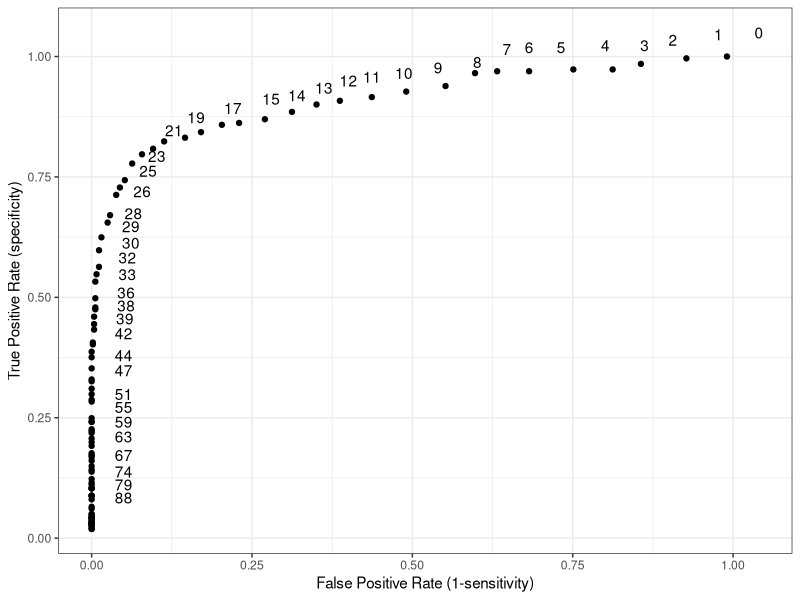
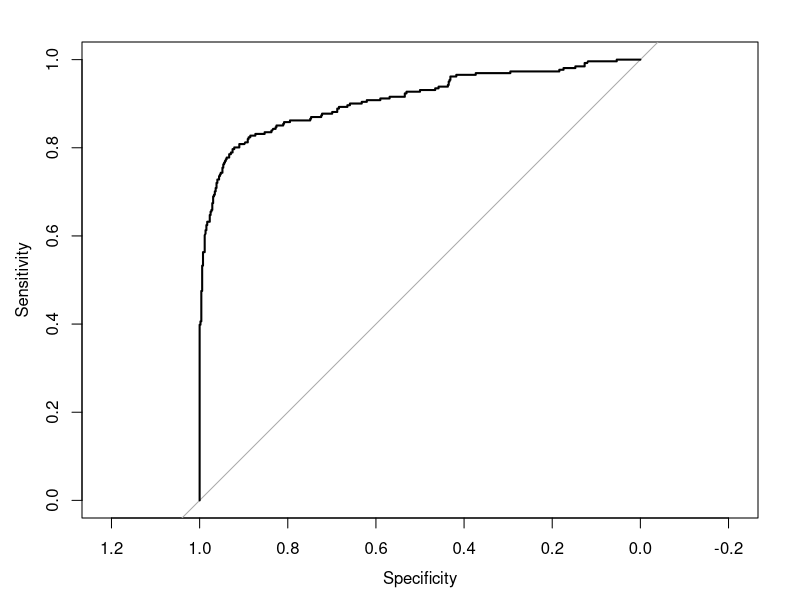

Write the R code that produced these figures, in order.
#set working directory to current location

#i#mport packages
require(ggplot2)
require(pROC)

##read in data

#done in a very messy way, because I didn't manually edit the excel doc and the formatting was weird
#read in dataframe to use column names
col_names<-read.csv("../Data/data.csv",header=FALSE)
# read in dataframe without the first four lines-just the data
data_raw<-read.csv("../Data/data.csv", skip =3)
#set colnames for dataset using col_names dataframe
colnames(data_raw)<-col_names[2,]
#replace 0 with NA
data_raw[data_raw == 0] <- NA
#remove empty cells
data_raw<-data_raw[1:800,1:5]

#data_mod is the dataset we're adding to
data_mod<-data_raw

#make son columns with helpful additions done to make the formulae less messy!
data_mod$sum_lefts<-data_mod$WL+data_mod$CL
data_mod$sum_rights<-data_mod$WR+data_mod$CR
data_mod$sum_warms<-data_mod$WL+data_mod$WR
data_mod$sum_cools<-data_mod$CL+data_mod$CR
data_mod$diff_warms<-data_mod$WR-data_mod$WL
data_mod$diff_cools<-data_mod$CR-data_mod$CL
data_mod$sum_all<-data_mod$CL+data_mod$CR+data_mod$WL+data_mod$WR
data_mod$WRandCL<-data_mod$WR+data_mod$CL
data_mod$WLandCR<-data_mod$WL+data_mod$CR

#canal paresis
data_mod$canal_paresis<-((data_mod$sum_rights-data_mod$sum_lefts)/data_mod$sum_all)*100

#directional proponderance
data_mod$directional_proponderance<-((data_mod$WRandCL-data_mod$WLandCR)/data_mod$sum_all)*100


##monothermal screen
#make column for monothermal screen
data_mod$monothermal_screen<-NA

#which function outputs the row numbers in data_mod where the order is W or C respectively 
selW<-which(data_mod$Order=="W")
selC<-which(data_mod$Order=="C")

#monothermal for warm first using above row selection
data_mod[selW,"monothermal_screen"]<-(data_mod[selW,"diff_warms"]/data_mod[selW,"sum_warms"])*100

#monothermal for cool first using above row selection
data_mod[selC,"monothermal_screen"]<-(data_mod[selC,"diff_cools"]/data_mod[selC,"sum_cools"])*100

#Boolean variable- tels us whether the statement is true or false. so below asks is the absolute value of canal paresis >20
#is canal paresis significant
data_mod$CP_significance<-abs(data_mod$canal_paresis)>20
#is directional proponderance significant
data_mod$DP_significance<-abs(data_mod$directional_proponderance)>20
# is canal paresis and/or directional proponderance significant.
data_mod$overall_significance<-data_mod$CP_significance | data_mod$DP_significance

#make column which tells us whether TP,FN,TN, FP
data_mod$rating<-NA
#make empty column for whether the monothermal screening result is positive or negative
data_mod$mono_significance<-NA

#function which given a significance level, calculates specificity and sensitivity
get_spec_sens<-function(data_mod,significance){
  #boolean- is absolute value above significance value
  data_mod$mono_significance<-abs(data_mod$monothermal_screen)>significance
  
  # for the rows of data_mod where overall significance is true AND mono significance is true - set rating to TP
  data_mod[which(data_mod$overall_significance&data_mod$mono_significance),"rating"]<-"TP"
  # for the rows of data_mod where overall significance is NOT true (!) AND mono significance is true - set rating to FP
  data_mod[which(!data_mod$overall_significance&data_mod$mono_significance),"rating"]<-"FP"
  # for the rows of data_mod where overall significance is true AND mono significance is NOT true - set rating to FN
  data_mod[which(data_mod$overall_significance&!data_mod$mono_significance),"rating"]<-"FN"
  # for the rows of data_mod where overall significance is NOT true (!) AND mono significance is NOT true - set rating to TN
  data_mod[which(!data_mod$overall_significance&!data_mod$mono_significance),"rating"]<-"TN"
  #calculate sensitivity  and specificty from our ratings column
  sensitivity<-sum(data_mod$rating=="TP",na.rm = T)/(sum(data_mod$rating=="TP",na.rm = T)+sum(data_mod$rating=="FN",na.rm = T))
  specificity<-sum(data_mod$rating=="TN",na.rm = T)/(sum(data_mod$rating=="TN",na.rm = T)+sum(data_mod$rating=="FP",na.rm = T))
  #return sensitivity and specificity
  #we don't return the dataset because we don't need the modified dataset anymore
  return(c(sensitivity,specificity))
}

#set min and max significances 
min_sig=0
max_sig=100

#sequence to iterate over
sig_range=seq(from=min_sig,to=max_sig,length.out=100)
#round to the nearest whole number to make the labels nicer!
sig_range=round(sig_range, 0)

#make new dataset to match the number of values we're using
sens_spec_dataset<-data.frame(matrix(nrow=(length(sig_range)),ncol=3))
colnames(sens_spec_dataset)=c("significance","sensitivity","specificity")

#first column in dataset is the significance value
sens_spec_dataset[,1]<-sig_range

#loop through length of sig_range
for (i in 1:length(sig_range)){
  #call function and set output to res
  res<-get_spec_sens(data_mod,sig_range[i])
  #store sensitivity in dataset for current significance value
  sens_spec_dataset[i,2]<-res[1]
  #store specificity in dataset
  sens_spec_dataset[i,3]<-res[2]
}

#false positive rate is 1 - specificity
sens_spec_dataset$false_pos_rate<- 1 - sens_spec_dataset$specificity

#make ROC plot (ggplot)
g<-ggplot(data=sens_spec_dataset,aes(false_pos_rate,sensitivity))+
  geom_text(label=sens_spec_dataset$significance,nudge_x = 0.05, nudge_y = 0.05, check_overlap = T)+
  geom_point()+theme_bw()+ylab("True Positive Rate (specificity)")+xlab("False Positive Rate (1-sensitivity)")
g

#pROC package prefers true and false to be 1s and 0s, multiplying by one does this
data_mod$overall_significance<-data_mod$overall_significance*1
#use roc function from the overall significance and the results of the screen
roc_obj<-roc(data_mod$overall_significance,abs(data_mod$monothermal_screen),na.rm=TRUE)
#get AUC- EXCELLENT
auc(roc_obj)
#plot ROC
plot(roc_obj)
